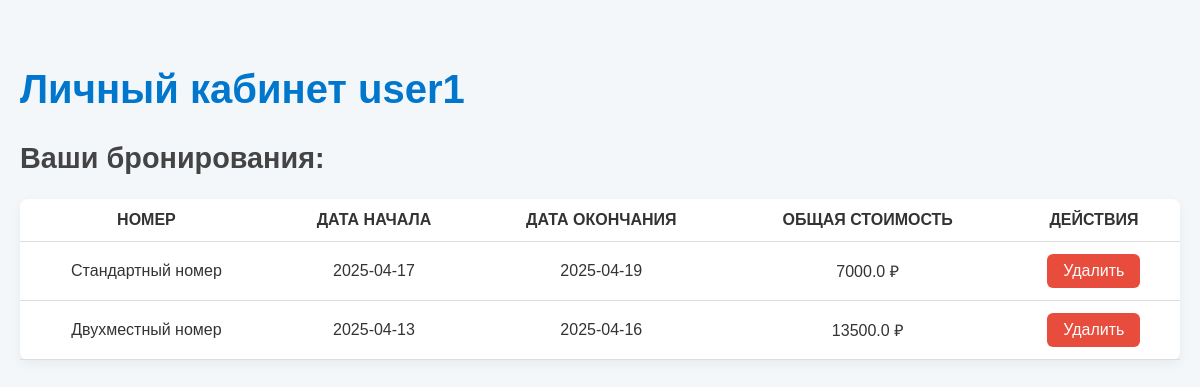
The page /profile (signed in) on the database its author committed.
### app.py (models this page shows, shortened)
class User(db.Model, UserMixin):
    id = db.Column(db.Integer, primary_key=True)
    username = db.Column(db.String(150), unique=True, nullable=False)
    password_hash = db.Column(db.String(150), nullable=False)
    email = db.Column(db.String(255), nullable = False)
    confirmation_code = db.Column(db.Integer, nullable = True)
    role = db.Column(db.String(255), nullable = True)

class Booking(db.Model):
    id = db.Column(db.Integer, primary_key=True)
    user_id = db.Column(db.Integer, db.ForeignKey('user.id'), nullable=False)
    room_id = db.Column(db.Integer, db.ForeignKey('room.id'), nullable=False)
    start_date = db.Column(db.DateTime, nullable=False)
    end_date = db.Column(db.DateTime, nullable=False)
    total_amount = db.Column(db.Float, nullable=False)
    user = db.relationship('User', backref='bookings', lazy=True)
    room = db.relationship('Room', backref='bookings', lazy=True)

class Room(db.Model):
    id = db.Column(db.Integer, primary_key=True)
    room_name = db.Column(db.String(100), nullable=False)
    description = db.Column(db.Text, nullable=False)
    price = db.Column(db.Float, nullable=False)
    image = db.Column(db.String(255), nullable=False)
    is_booked = db.Column(db.Boolean, default=False)

### app.py (the view)
@app.route('/profile')
@login_required
def profile():
    bookings = Booking.query.filter_by(user_id=current_user.id).all()
    return render_template('profile.html', bookings=bookings, user=current_user)

### app.py (called while the page is built)
@login_manager.user_loader
def load_user(user_id):
    return User.query.get(int(user_id))

### templates/profile.html (shortened to what this page needs)
<!DOCTYPE html>
<html lang="ru">
<head>
    <link rel="stylesheet" href="/static/styles/profile_styles.css">
</head>
<body class="profile-page">
    <h1>Личный кабинет {{ user.username }}</h1>
    <h2>Ваши бронирования:</h2>
    {% if bookings %}
        <table>
                <tr>
                    <th>Номер</th>
                    <th>Дата начала</th>
                    <th>Дата окончания</th>
                    <th>Общая стоимость</th>
                    <th>Действия</th>
                </tr>
            <tbody>
                {% for booking in bookings %}
                    <tr>
                        <td>{{ booking.room.room_name }}</td>
                        <td>{{ booking.start_date.strftime('%Y-%m-%d') }}</td>
                        <td>{{ booking.end_date.strftime('%Y-%m-%d') }}</td>
                        <td>{{ booking.total_amount }} ₽</td>
                        <td>
                            <form action="/delete_booking/{{ booking.id }}" method="POST">
                                <button type="submit" class="delete-button">Удалить</button>
                            </form>
                        </td>
                    </tr>
                {% endfor %}
            </tbody>
        </table>
    {% else %}
        <p>У вас нет бронирований.</p>
    {% endif %}
</body>
</html>

### static/styles/profile_styles.css (style rules this page uses)
.profile-page { font-family: 'Arial', sans-serif; background-color: #f4f7fa; padding: 40px 20px; max-width: 1200px; margin: 0 auto; color: #333; }
.profile-page h1 { font-size: 2.5rem; color: #0077cc; margin-bottom: 20px; }
.profile-page h2 { font-size: 1.8rem; color: #444; margin-top: 30px; }
table { width: 100%; border-collapse: collapse; margin-top: 20px; background-color: #ffffff; border-radius: 8px; box-shadow: 0 4px 12px rgba(0, 0, 0, 0.05); }
th, td { padding: 12px 15px; text-align: center; border-bottom: 1px solid #ddd; }
td { font-size: 1rem; }
th { text-transform: uppercase; }
.delete-button { background-color: #e74c3c; color: white; padding: 8px 16px; border: none; border-radius: 6px; cursor: pointer; font-size: 1rem; transition: background-color 0.3s ease; }

### rows shown on the page
User: username "user1"
Booking: room.room_name "Стандартный номер", start_date "2025-04-17", end_date "2025-04-19", total_amount "7000.0"
Booking: room.room_name "Двухместный номер", start_date "2025-04-13", end_date "2025-04-16", total_amount "13500.0"
